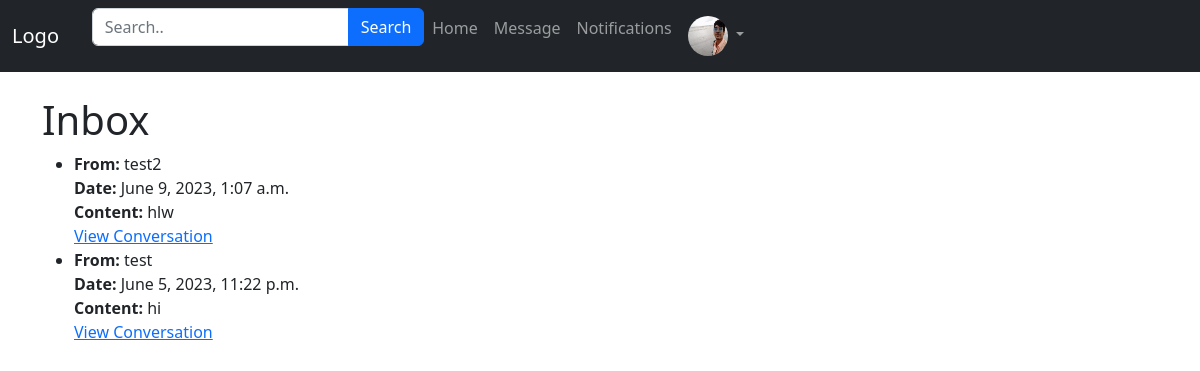
The app's page /messages/inbox/ (signed in) with its own data.
### App_Login/models.py (models this page shows)
class UserProfile(models.Model):
    user = models.OneToOneField( User, related_name='user_profile', on_delete=models.CASCADE)
    profile_pic = models.ImageField(upload_to='profile_pics',blank=True)
    description = models.TextField(blank=True)
    full_name = models.CharField(max_length=264,blank=True)
    dob = models.DateField(blank=True,null=True)
    website=models.URLField(blank=True)
    facebook = models.URLField(blank=True)

### App_Message/models.py (models this page shows, shortened)
class Message(models.Model):
    sender = models.ForeignKey(User, related_name='sent_messages', on_delete=models.CASCADE)
    recipient = models.ForeignKey(User, related_name='received_messages', on_delete=models.CASCADE)
    content = models.TextField()
    timestamp = models.DateTimeField(auto_now_add=True)
    class Meta:
        ordering = ['-timestamp']

### App_Message/views.py (the view)
# urls.py: path('inbox/', views.inbox, name='inbox'),
@login_required
def inbox(request):
    received_messages = Message.objects.filter(recipient=request.user)
    seen_senders = set()
    unique_conversations = []
    for message in received_messages:
        if message.sender not in seen_senders:
            seen_senders.add(message.sender)
            unique_conversations.append(message)
    return render(request, 'App_Message/inbox.html', {'received_messages': unique_conversations})

### templates/App_Message/inbox.html (shortened to what this page needs)
{% extends 'navbar.html' %}
{% load crispy_forms_tags %}
{% block body_block %}
<h1>Inbox</h1>
{% if received_messages %}
<ul>
  {% for message in received_messages %}
  <li>
    <strong>From:</strong> {{ message.sender.username }}<br>
    <strong>Date:</strong> {{ message.timestamp }}<br>
    <strong>Content:</strong> {{ message.content }}<br>
    <a href="{% url 'App_Message:conversation' user.username message.sender.username %}">View Conversation</a>
  </li>
{% endfor %}
</ul>
{% else %}
<p>Your inbox is empty.</p>
{% endif %}
{% endblock %}

### templates/navbar.html (shortened to what this page needs)
<!DOCTYPE html>
<html lang="en">
<head>
  <link href="https://cdn.jsdelivr.net/npm/bootstrap@5.2.3/dist/css/bootstrap.min.css" rel="stylesheet">
</head>
<body>
<nav class="navbar navbar-expand-lg bg-dark navbar-dark">
  <div class="container-fluid">
    <a class="navbar-brand" href="#">Logo</a>
    <div class="collapse navbar-collapse" id="collapsibleNavbar">
      <ul class="navbar-nav ">
        <form class="form-inline" method="get" action="{% url 'App_Post:home' %}">
          <div class="input-group mb-3">
              <input type="text" class="form-control" placeholder="Search.." name="search">
              <button class="btn btn-primary" type="submit">Search</button>
          </div>
      </form>
        <li class="nav-item">
          <a class="nav-link" href="{% url 'App_Post:home' %}">Home</a>
        </li>
        <li class="nav-item">
          <a class="nav-link" href="{% url 'App_Message:inbox' %}">Message</a>
        </li>
        <li class="nav-item">
          <a class="nav-link" href="{% url 'App_Post:notifications' %}">Notifications</a>
        </li>
        <li class="nav-item dropdown">
          {% if user.user_profile.profile_pic %}
          <a class="nav-link dropdown-toggle" href="#" role="button" data-bs-toggle="dropdown">
            <img src="/media/{{user.user_profile.profile_pic}}" width= '40px' height="40px" class="rounded-circle">
          </a>
          {% else %}
          <a class="nav-link dropdown-toggle" href="#" role="button" data-bs-toggle="dropdown">
            <img src="/media/default.png" width= '40px' height="40px" class="rounded-circle">
          </a>
          {% endif %}
        </li>
      </ul>
    </div>
  </div>
</nav>
<br>
<div class="container">
{% block body_block %}
{% endblock %}
</div>
</body>
</html>

### records on screen
Message: sender.username "test2", timestamp "June 9, 2023, 1:07 a.m.", content "hlw"
Message: sender.username "test", timestamp "June 5, 2023, 11:22 p.m.", content "hi"
